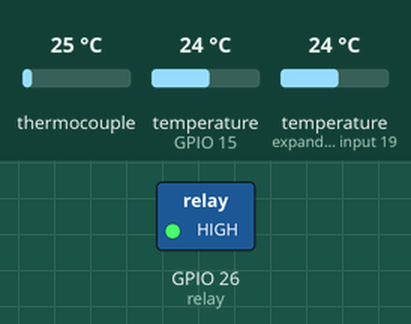
Bench run of a sketch on a simulated ESP32. On the bench: switched loads named in the sketch (green lamp = pin HIGH). The test bench sets the inputs (shaded band); at power-on: thermocouple 25 °C, temperature (sensors on GPIO 15, expander input 19) 24 °C. WiFi joins after 1.5 s; servers stay silent unless stated; the local clock reads 2024-03-15 10:24:30 at power-on unless the sketch sets it; what the sketch prints to the serial monitor is not drawn.

Above: at 2.7 s.
2.8 s: thermocouple set to 32 °C
4.4 s: thermocouple set to 38 °C
At 6.2 s:
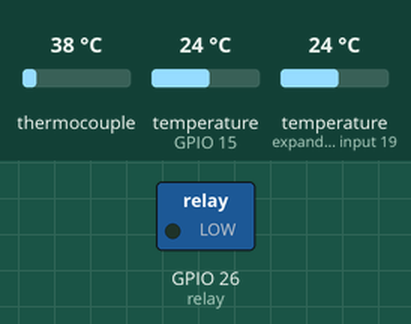
6.5 s: thermocouple set to 6 °C
At 7.2 s:
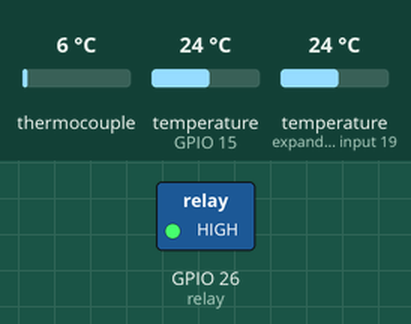
8.2 s: thermocouple set to 75 °C
At 9.3 s:
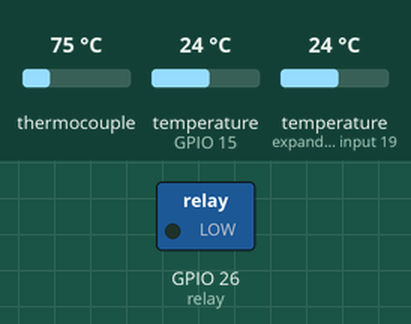
Timing chart, 0 to 11.0 s (numbered marks = the images above; inputs shaded):
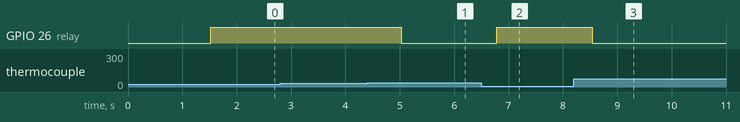

Measured:
- the behaviour switches between 35 and 36 °C on thermocouple (found by bisection; images 0 and 1)
- after the input at 2.8 s, every drawn part: stays the same
- after the input at 4.4 s, GPIO 26 (relay): HIGH → LOW after 0.63 s
- after the input at 6.5 s, GPIO 26 (relay): LOW → HIGH after 0.29 s
- after the input at 8.2 s, GPIO 26 (relay): HIGH → LOW after 0.34 s

The sketch:

Temperature_code.ino
```cpp
#include <OneWire.h>
#include <DallasTemperature.h>
#include <WiFi.h>
#include <time.h>

#include <Adafruit_MAX31865.h>

// Use software SPI: CS, DI, DO, CLK
Adafruit_MAX31865 thermo = Adafruit_MAX31865(5, 23, 19, 18);
// use hardware SPI, just pass in the CS pin
//Adafruit_MAX31865 thermo = Adafruit_MAX31865(10);

// The value of the Rref resistor. Use 430.0 for PT100 and 4300.0 for PT1000
#define RREF      430.0
// The 'nominal' 0-degrees-C resistance of the sensor
// 100.0 for PT100, 1000.0 for PT1000
#define RNOMINAL  100.0


const int relay = 26;
const char* ssid     = "xxxxx";
const char* password = "xxxx";

const char* ntpServer = "nz.pool.ntp.org";
const long  gmtOffset_sec = 43200;
const int   daylightOffset_sec = 3600;

//Define calibration factor for Sensor 1
float RawHigh1 = 99.6;
float RawLow1 = 0.5;
float ReferenceHigh = 99.9;
float ReferenceLow = 0;
float RawRange1 = RawHigh1 - RawLow1;
float ReferenceRange = ReferenceHigh - ReferenceLow;


//Define calibration factor for Sensor 2
float RawHigh2 = 99.6;
float RawLow2 = 0.5;
float RawRange2 = RawHigh2 - RawLow2;
// reference ranges are same as sensor1

//define temperature stages
float temp1 = 35.86;//estimated to heat water to 35 degrees
float temp;
float temp2 = 46.4;//estimated to heat water to 44.5 degrees
float time2 = 7200000;

// Data wire is plugged into port 15 on the ESP32
#define ONE_WIRE_BUS 15

// Setup a oneWire instance to communicate with any OneWire devices (not just Maxim/Dallas temperature ICs)
OneWire oneWire(ONE_WIRE_BUS);

// Pass our oneWire reference to Dallas Temperature.
DallasTemperature sensors(&oneWire);

uint8_t sensor1[8] = { 0x28, 0xD8, 0xF2, 0x76, 0xE0, 0x01, 0x3C, 0xE1  };

float tempSensor1;

uint8_t sensor2[8] = { 0x28, 0xCC, 0xBE, 0x76, 0xE0, 0x01, 0x3C, 0xAE  };

float tempSensor2;

void setup() {
  // start serial port
  Serial.begin(115200);
    // Connect to Wi-Fi
  Serial.print("Connecting to ");
  Serial.println(ssid);
  WiFi.begin(ssid, password);
  while (WiFi.status() != WL_CONNECTED) {
    delay(500);
    Serial.print(".");
  }
  Serial.println("");
  Serial.println("WiFi connected.");

  //Init and get the time
  configTime(gmtOffset_sec, daylightOffset_sec, ntpServer);
  printLocalTime();Serial.println("");

//  disconnect WiFi as it's no longer needed
  WiFi.disconnect(true);
  WiFi.mode(WIFI_OFF);

  // Start up the library
  sensors.begin();

  thermo.begin(MAX31865_2WIRE);

  pinMode(relay, OUTPUT);

}
void loop() {
if (millis()<time2) {
  temp = temp1;
}
else {
  temp = temp2;
}

  if (thermo.temperature(RNOMINAL, RREF) < temp) {digitalWrite(relay, HIGH);}


else {
digitalWrite(relay, LOW);
}

  sensors.requestTemperatures();// Send the command to get temperatures
  tempSensor1 = sensors.getTempC(sensor1); // Gets the values of the temperature
  tempSensor2 = sensors.getTempC(sensor2); // Gets the values of the temperature

//  printLocalTime();
//  Serial.print("\t");  Serial.print("Temperature Sensor 1: "); Serial.print("\t");  Serial.println((((tempSensor1 - RawLow1) * ReferenceRange) / RawRange1) + ReferenceLow);
  printLocalTime();
  Serial.print("\t"); Serial.print("Water temp: "); Serial.print("\t");  Serial.print((((tempSensor2 - RawLow2) * ReferenceRange) / RawRange2) + ReferenceLow);Serial.print("\t"); Serial.print("Incubator temp: "); Serial.print("\t"); Serial.println(thermo.temperature(RNOMINAL, RREF));

  delay(100);
}


void printLocalTime(){
  struct tm timeinfo;
  if(!getLocalTime(&timeinfo)){
    Serial.print("Failed to obtain time");
    return;
  }
  Serial.print(&timeinfo, "%A, %B %d %Y %H:%M:%S");

}
```
